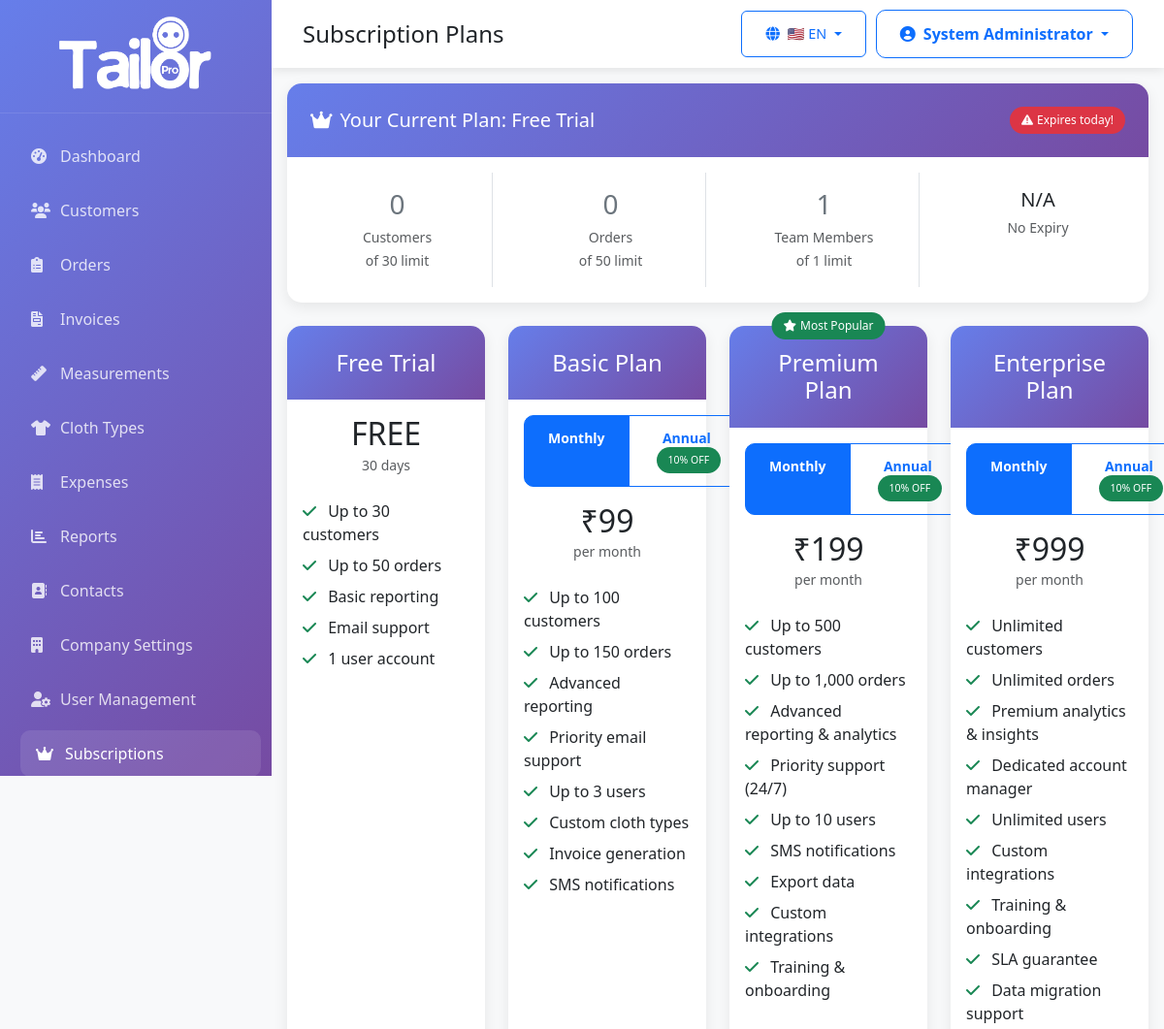
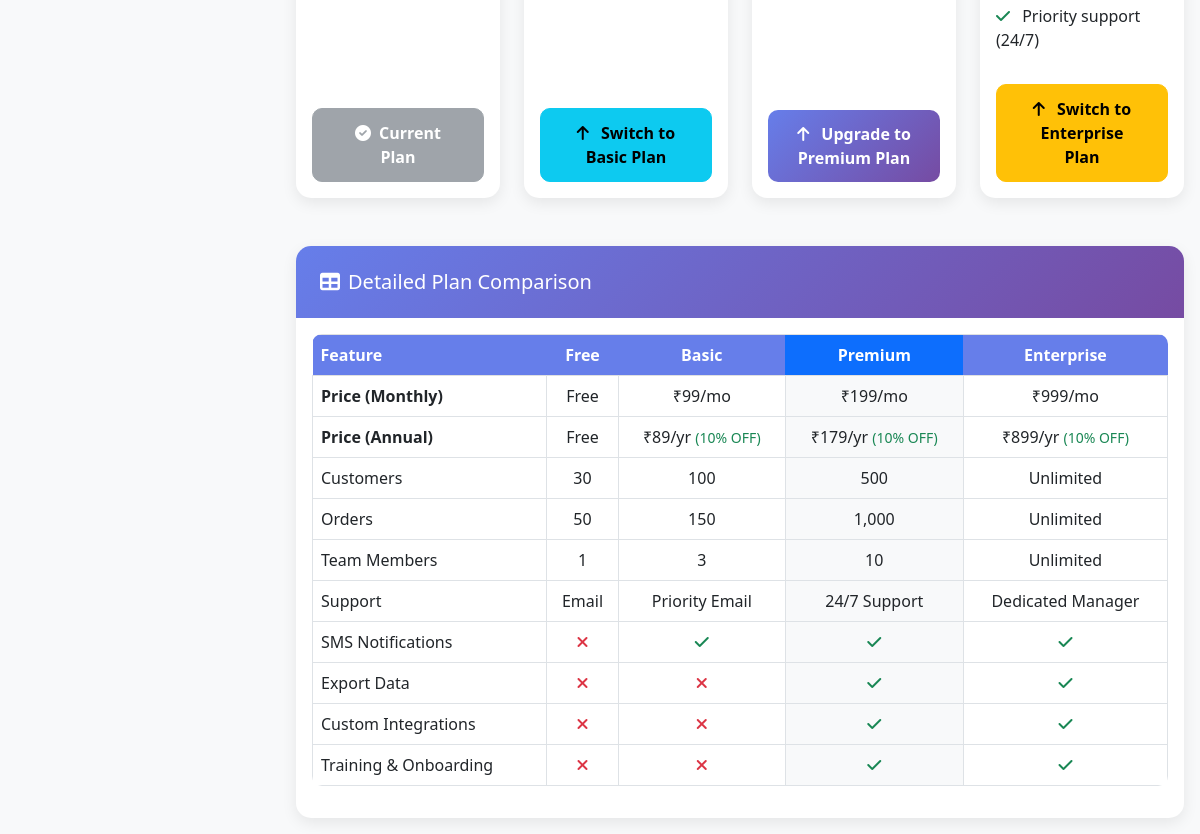
/admin/subscriptions.php (signed in), run on the app's committed database (2 pictures, top to bottom).
### tables this page shows
CREATE TABLE IF NOT EXISTS `companies` (
  `id` int(11) NOT NULL AUTO_INCREMENT,
  `user_id` int(11) DEFAULT NULL COMMENT 'Owner user ID',
  `company_name` varchar(200) NOT NULL,
  `owner_name` varchar(100) NOT NULL,
  `business_email` varchar(100) NOT NULL,
  `business_phone` varchar(20) NOT NULL,
  `whatsapp` varchar(20) DEFAULT NULL,
  `business_address` text DEFAULT NULL,
  `city` varchar(100) DEFAULT NULL,
  `state` varchar(100) DEFAULT NULL,
  `country` varchar(100) DEFAULT 'India',
  `postal_code` varchar(20) DEFAULT NULL,
  `logo` varchar(255) DEFAULT NULL,
  `tax_number` varchar(50) DEFAULT NULL,
  `website` varchar(255) DEFAULT NULL,
  `currency` varchar(10) DEFAULT 'INR',
  `timezone` varchar(50) DEFAULT 'Asia/Kolkata',
  `description` text DEFAULT NULL COMMENT 'Shop description for public listing',
  `specialties` json DEFAULT NULL COMMENT 'Array of specialties',
  `working_hours` json DEFAULT NULL COMMENT 'Working hours',
  `rating` decimal(2,1) DEFAULT 0.0 COMMENT 'Average rating',
  `total_reviews` int(11) DEFAULT 0 COMMENT 'Total reviews',
  `years_experience` int(11) DEFAULT 0,
  `is_verified` tinyint(1) DEFAULT 0 COMMENT 'Verified shop',
  `is_featured` tinyint(1) DEFAULT 0 COMMENT 'Featured on homepage',
  `show_on_listing` tinyint(1) DEFAULT 1 COMMENT 'Show on public listing',
  `status` enum('active','inactive','suspended') NOT NULL DEFAULT 'active',
  `subscription_plan` enum('free','basic','premium','enterprise') DEFAULT 'free',
  `subscription_expiry` date DEFAULT NULL,
  `created_at` timestamp NOT NULL DEFAULT CURRENT_TIMESTAMP,
  `updated_at` timestamp NOT NULL DEFAULT CURRENT_TIMESTAMP ON UPDATE CURRENT_TIMESTAMP,
  PRIMARY KEY (`id`),
  UNIQUE KEY `business_email` (`business_email`),
  KEY `user_id` (`user_id`),
  KEY `city` (`city`),
  KEY `state` (`state`),
  KEY `is_featured` (`is_featured`),
  KEY `show_on_listing` (`show_on_listing`),
  FOREIGN KEY (`user_id`) REFERENCES `users` (`id`) ON DELETE SET NULL
);

### admin/subscriptions.php (the view, shortened to what the rows shown need)
<?php
require_once '../config/config.php';
require_once 'models/Company.php';
$companyModel = new Company();
$companyId = get_company_id();
require_once 'includes/header.php';
$company = $companyModel->find($companyId);
$companyStats = $companyModel->getCompanyStats($companyId);
$currentPlan = $company['subscription_plan'];
$currentPlanData = $plans[$currentPlan] ?? $plans['free'];
?>
<div class="card mb-4">
    <div class="card-header bg-<?php echo $currentPlanData['color']; ?> text-white">
        <div class="d-flex justify-content-between align-items-center">
            <div>
                <h5 class="mb-0">
                    <i class="fas fa-crown me-2"></i>Your Current Plan: <?php echo $currentPlanData['name']; ?>
                </h5>
            </div>
        </div>
    </div>
    <div class="card-body">
        <div class="row">
            <div class="col-md-3">
                <div class="text-center p-3 border-end">
                    <h3 class="text-<?php echo $currentPlanData['color']; ?> mb-1">
                        <?php echo $companyStats['total_customers']; ?>
                    </h3>
                    <small class="text-muted">
                        Customers
                        <?php if ($currentPlanData['limits']['customers'] > 0): ?>
                            <br>of <?php echo number_format($currentPlanData['limits']['customers']); ?> limit
                        <?php endif; ?>
                    </small>
                </div>
            </div>
            <div class="col-md-3">
                <div class="text-center p-3 border-end">
                    <h3 class="text-<?php echo $currentPlanData['color']; ?> mb-1">
                        <?php echo $companyStats['total_orders']; ?>
                    </h3>
                    <small class="text-muted">
                        Orders
                        <?php if ($currentPlanData['limits']['orders'] > 0): ?>
                            <br>of <?php echo number_format($currentPlanData['limits']['orders']); ?> limit
                        <?php endif; ?>
                    </small>
                </div>
            </div>
            <div class="col-md-3">
                <div class="text-center p-3 border-end">
                    <h3 class="text-<?php echo $currentPlanData['color']; ?> mb-1">
                        <?php echo $companyStats['total_users']; ?>
                    </h3>
                    <small class="text-muted">
                        Team Members
                        <?php if ($currentPlanData['limits']['users'] > 0): ?>
                            <br>of <?php echo $currentPlanData['limits']['users']; ?> limit
                        <?php endif; ?>
                    </small>
                </div>
            </div>
        </div>
    </div>
</div>
<div class="row mb-4">
    <?php foreach ($plans as $planKey => $plan): ?>
    <div class="col-lg-3 col-md-6 mb-4">
        <div class="card h-100 <?php echo $planKey === $currentPlan ? 'border-' . $plan['color'] : ''; ?>" style="<?php echo $planKey === $currentPlan ? 'border-width: 3px;' : ''; ?>">
            <div class="card-body d-flex flex-column">
                <div class="text-center mb-4">
                    <h2 class="mb-0 monthly-price">
                        <?php if ($plan['price'] > 0): ?>
                            ₹<?php echo number_format($plan['price'], 0); ?>
                        <?php else: ?>
                            FREE
                        <?php endif; ?>
                    </h2>
                </div>
            </div>
        </div>
    </div>
    <?php endforeach; ?>
</div>
<div class="card">
    <div class="card-body">
        <div class="table-responsive">
            <table class="table table-bordered">
                <thead class="table-light">
                    <tr>
                        <th>Feature</th>
                        <th class="text-center">Free</th>
                        <th class="text-center">Basic</th>
                        <th class="text-center bg-primary text-white">Premium</th>
                        <th class="text-center">Enterprise</th>
                    </tr>
                </thead>
            </table>
        </div>
    </div>
</div>
<?php require_once 'includes/footer.php'; ?>

### data on the page
companies: subscription_plan "Free Trial", subscription_plan "30", subscription_plan "50", subscription_plan "1"

### other printed values
__t(strtolower(str_replace('_', ' ', $page_title ?? 'dashboard'))) "Subscription Plans"
$currentFlag "🇺🇸"
$currentLang "EN"
$current_user['name'] "System Administrator"
$companyStats['total_customers'] "0"
$companyStats['total_orders'] "0"
$companyStats['total_users'] "1"
$plan['name'] "Free Trial"
$plan['duration'] "30 days"
$feature "Up to 30 customers"
$feature "Up to 50 orders"
$feature "Basic reporting"
$feature "Email support"
$feature "1 user account"
$plan['name'] "Basic Plan"
